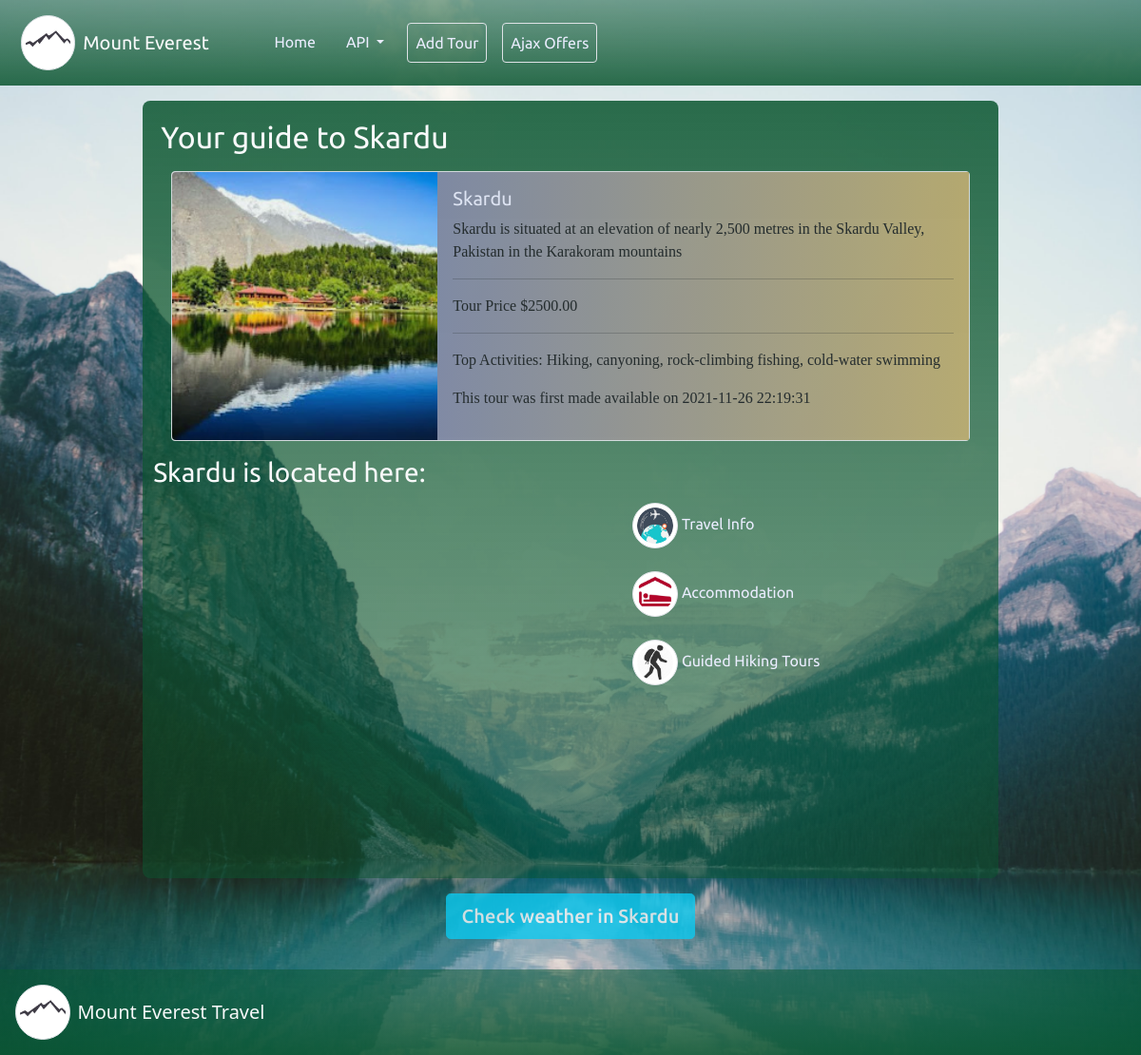
/show_details.php?id=3, run on the app's committed database.
### tables this page shows
CREATE TABLE `locations` (
  `loc_id` int(11) NOT NULL,
  `location_name` varchar(255) NOT NULL,
  `price` decimal(10,2) NOT NULL,
  `description` varchar(255) NOT NULL,
  `activities` varchar(255) DEFAULT 'Climbing and hiking',
  `latitude` decimal(8,6) NOT NULL,
  `longitude` decimal(9,6) NOT NULL,
  `picture` varchar(255) DEFAULT NULL,
  `created_at` timestamp NOT NULL DEFAULT current_timestamp() ON UPDATE current_timestamp()
);

### show_details.php (the view, shortened to what this page needs)
<?php
require_once 'includes/db_connect.inc.php';
if ($_GET['id']) {
    $id = $_GET['id'];
    $sql = "SELECT * FROM locations WHERE loc_id = {$id};";
    $res = mysqli_query($connect, $sql);
    if (mysqli_num_rows($res) == 1) {
        $data = mysqli_fetch_assoc($res);
        $loc = $data['location_name'];
        $price = $data['price'];
        $desc = $data['description'];
        $activ = $data['activities'];
        $date = $data['created_at'];
        $pic = $data['picture'];
    } else {
        header("location: error.php");
    }
} else {
    header("location: error.php");
}
?>
<!DOCTYPE html>
<html lang="en" dir="ltr">
<head>
    <?php require_once 'includes/bootstrap_css.inc.php'; ?>
    <link rel="stylesheet" href="sass/main.css">
</head>
<body>
    <div class="show-details-container">
        <?php require_once 'includes/nav_root.inc.php'; ?>
        <div class="container w-75 mt-3 inside-details">
            <h2 class="p-2 details-title text-light">Your guide to <?php echo ucwords($loc) ?></h2>
            <div class="card m-auto mb-3 border rounded dispCard" style="max-width: 70vw;">
                <div class="row g-0">
                    <div class="col-md-4">
                        <img src="img/<?= $pic ?>" class="img-fluid rounded-start cardImg"
                            alt="<?php echo ucwords($loc) ?>">
                    </div>
                    <div class="col-md-8">
                        <div class="card-body">
                            <h5 class="card-title"><?php echo ucwords($loc) ?></h5>
                            <p class="cardDesc"><?php echo $desc ?></p>
                            <hr>
                            <p class="card-price">Tour Price $<?php echo $price ?></p>
                            <hr>
                            <p class="card-price">Top Activities: <?php echo $activ ?></p>
                            <p class="card-date">
                                <?= 'This tour was first made available on ' . strtolower($date) ?>
                            </p>
                        </div>
                    </div>
                </div>
            </div>
            <h3 class="map-title mt-3 text-light"><?php echo ucwords($loc) ?> is located here:</h3>
            <div class="map">
                <div class="map-wrap me-4">
                    <div id="map" class="mt-3 mb-4"></div>
                </div>
                <div class="travel-details text-light">
                    <ul style="list-style: none;">
                        <li>
                            <a href="#">
                                <img src="img/travel.jpeg" class="img-thumbnail rounded-circle" height="40" alt="">
                                Travel
                                Info
                            </a>
                        </li>
                        <br>
                        <li>
                            <a href="#">
                                <img src="img/accom.jpeg" class="img-thumbnail rounded-circle" height="40" alt="">
                                Accommodation
                            </a>
                        </li>
                        <br>
                        <li>
                            <a href="#">
                                <img src="img/hike.jpeg" class="img-thumbnail rounded-circle" height="40" alt=""> Guided
                                Hiking Tours
                            </a>
                        </li>
                    </ul>
                </div>
            </div>
        </div>
        <div class="container text-center m-auto">
            <form id="form">
                <input type="submit" value="Check weather in <?php echo $loc ?>"
                    class="btn btn-lg btn-info text-light weatherBtn">
            </form>
            <div id="weather-card" class="p-3 m-auto weather-card">
            </div>
        </div>
        <?php require_once 'includes/footer.php'; ?>
    </div>
</body>
</html>

### sass/main.css (style rules this page uses)
.card-title { font-family: ubu-r; color: #ebedff; }
.card-body { background-image: -webkit-gradient(linear, left top, right top, from(rgba(10, 24, 85, 0.5)), to(rgba(180, 159, 90, 0.85))); background-image: linear-gradient(to right, rgba(10, 24, 85, 0.5), rgba(180, 159, 90, 0.85)); }
.index-container, .create-container, .error-container, .update-container, .show-details-container, .delete-container, .a_update-container, .a_delete-container, .ajax-container, footer { background-position: center; background-size: cover; background-repeat: no-repeat; background-attachment: fixed; }
.a_create-container, .a_update-container, .a_delete-container, .map-title, .details-title, .travel-details { font-family: ubu-r; }
.weather-card, .weatherBtn { font-family: ubu-m; opacity: 0.8 !important; }
.show-details-container { background-image: url("../img/sdbg.jpg"); }
.inside-details { background-image: -webkit-gradient(linear, left bottom, left top, from(rgba(10, 85, 47, 0.5)), to(rgba(10, 85, 47, 0.85))); background-image: linear-gradient(to top, rgba(10, 85, 47, 0.5), rgba(10, 85, 47, 0.85)); padding: 0.7em; margin-bottom: 1em; border-radius: 8px; }
.dispCard { opacity: 0.92; font-family: ubu-l; }
.cardImg { vertical-align: middle; height: 100%; -o-object-fit: cover; object-fit: cover; }
#map { height: 22rem; width: 28rem; opacity: 0.96; border-radius: 6px; }
.travel-details img { height: 3rem; width: 3rem; -o-object-fit: cover; object-fit: cover; }
.map { display: -webkit-box; display: -ms-flexbox; display: flex; -webkit-box-pack: start; -ms-flex-pack: start; justify-content: flex-start; -ms-flex-line-pack: center; align-content: center; }
.travel-details { margin-top: 0.5em; }
.travel-details li a { text-decoration: none; color: #ebedff; }

### data on the page
locations: location_name "Skardu", picture (picture), description "Skardu is situated at an elevation of nearly 2,500 metres in the Skardu Valley, Pakistan in the Karakoram mountains", price "2500.00", activities "Hiking, canyoning, rock-climbing fishing, cold-water swimming", created_at "2021-11-26 22:19:31", location_name "Check weather in Skardu"
